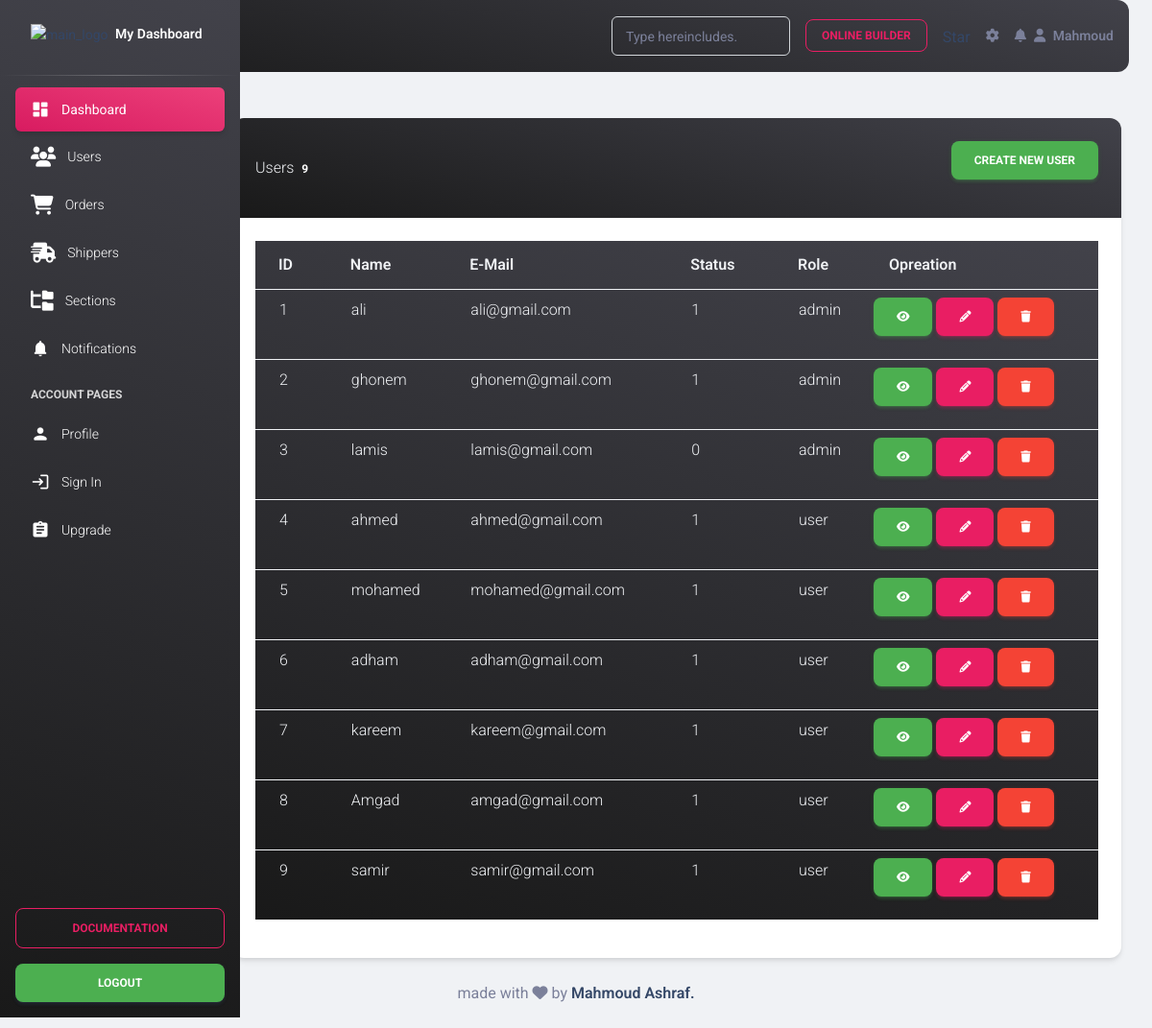
Page /Admin/users.php (signed in) on the committed database.
### tables this page shows
CREATE TABLE `users` (
  `user_id` int(11) NOT NULL,
  `user_name` varchar(255) NOT NULL,
  `email` varchar(255) NOT NULL,
  `password` varchar(255) DEFAULT NULL,
  `role` enum('admin','user') NOT NULL,
  `status` enum('0','1') NOT NULL,
  `created_at` timestamp NOT NULL DEFAULT current_timestamp() ON UPDATE current_timestamp()
);

### Admin/users.php (the view, shortened to what this page needs)
<?php
include('includes/temp/header.php');
include('includes/db/db.php');
include('includes/temp/navbar.php');
if (isset($_SESSION['mans'])) {
    $statment = $connect->prepare("SELECT * FROM users");
    $statment->execute();
    $usercount = $statment->rowCount();
    $result = $statment->fetchAll();
    $page = "All";
    if (isset($_GET['page'])) {
        $page = $_GET['page'];
    } else {
        $page = "All";
    }
    if ($page == "All"){
      ?>
      <div class="container mt-5">
          <div class="row " >
              <div style="margin-left: 200px;" class="col-md-10 ">
                  <div class="card ">
                      <div class="card-header bg-gradient-dark text-light d-flex justify-content-between align-items-center">
                          <div>
                              Users <span class="badge badge-primary ml-1 p-1"> <?php echo $usercount ?></span>
                          </div>
                          <a href="?page=create" class="btn btn-success">Create New User</a>
                      </div>
                      <div class="card-body">
                          <table class="table bg-gradient-dark text-light">
                              <thead>
                                  <tr>
                                      <th scope="col">ID</th>
                                      <th scope="col">Name</th>
                                      <th scope="col">E-mail</th>
                                      <th scope="col">Status</th>
                                      <th scope="col">Role</th>
                                      <th scope="col">Opreation</th>
                                  </tr>
                              </thead>
                              <tbody>
                                  <?php
                                  if ($usercount>0) {
                                      foreach ($result as $item) {
                                  ?>
                                          <tr>
                                              <td style="padding-left:25px;" scope="row"><?php echo $item['user_id'] ?></td>
                                              <td style="padding-left:25px;"><?php echo $item['user_name'] ?></td>
                                              <td style="padding-left:25px;"><?php echo $item['email'] ?></td>
                                              <td style="padding-left:25px;"><?php echo $item['status'] ?></td>
                                              <td style="padding-left:25px;"><?php echo $item['role'] ?></td>
                                              <td>
                                                  <a href="?page=show&user_id=<?php echo $item['user_id'] ?>" class="btn btn-success">
                                                      <i class="fa-solid fa-eye"></i>
                                                  </a>
                                                  <a href="?page=edit&user_id=<?php echo $item['user_id'] ?>" class="btn btn-primary">
                                                      <i class="fa-solid fa-pencil"></i>
                                                  </a>
                                                  <a href="?page=delete&user_id=<?php echo $item['user_id'] ?>" class="btn btn-danger">
                                                      <i class="fa-solid fa-trash"></i>
                                                  </a>
                                              </td>
                                          </tr>
                                  <?php
                                      }
                                  }
                                  ?>
                              </tbody>
                          </table>
                      </div>
                  </div>
              </div>
          </div>
      </div>
  <?php
    }else if ($page == "show"){
        $user_id = "";
        if (isset($_GET['user_id'])) {
            $user_id = $_GET['user_id'];
        } else {
            $user_id = "";
        }
        $statment = $connect->prepare("SELECT * from users where user_id=? limit 1");
        $statment->execute(array($user_id));
        $usercount = $statment->rowCount();
        $result = $statment->fetch();
    ?>
        <div class="container mt-5 ">
            <div class="row">
                <div style="margin-left: 200px;" class="col-md-10">
                    <div class="card">
                        <div class="card-header bg-gradient-dark  text-light">
                            Users <span class="badge badge-primary ml-1 p-1"> <?php echo $usercount ?></span>
                        </div>
                        <div class="card-body">
                            <table class="table bg-gradient-dark text-light">
                                <thead>
                                    <tr>
                                        <th scope="col">ID</th>
                                        <th scope="col">Name</th>
                                        <th scope="col">E-mail</th>
                                        <th scope="col">Status</th>
                                        <th scope="col">Role</th>
                                        <th scope="col">Opreation</th>
                                    </tr>
                                </thead>
                                <tbody>
                                    <?php
                                    if ($usercount > 0) {
                                    ?>
                                        <tr>
                                            <td scope="row"><?php echo $result['user_id'] ?></td>
                                            <td><?php echo $result['user_name'] ?></td>
                                            <td><?php echo $result['email'] ?></td>
                                            <td><?php echo $result['status'] ?></td>
                                            <td><?php echo $result['role'] ?></td>
                                            <td>
                                                <a href="?page=All" class="btn btn-success">
                                                    <i class="fa-solid fa-home"></i>
                                                </a>
                                            </td>
                                        </tr>
                                    <?php
                                    }
                                    ?>
                                </tbody>
                            </table>
                        </div>
                    </div>
                </div>
            </div>
        </div>
    <?php
    } else if ($page == "delete") {
        $user_id = "";
        if (isset($_GET['user_id'])) {
            $user_id = $_GET['user_id'];
        } else {
            $user_id = "";
        }
        $statment = $connect->prepare("DELETE FROM users WHERE user_id=?");
        $statment->execute(array($user_id));
        header("Location:users.php?page=All");
    } else if ($page == "edit") {
        $user_id = "";
        if (isset($_GET['user_id'])) {
            $user_id = $_GET['user_id'];
        } else {
            $user_id = "";
        }
        $statment = $connect->prepare("SELECT * FROM users WHERE user_id=? limit 1");
        $statment->execute(array($user_id));
        $result = $statment->fetch();
    ?>
        <div class="container mt-5">
            <div class="row" >
                <div  style="margin-left: 300px;" class="col-md-10 ">
                    <form  method="post" action="?page=save-update">
                        <input type="hidden" value="<?php echo $result['user_id'] ?>" name="old_id">
                        <div  class="form-group" style="width: 70%;">
                            <label>ID</label>
                            <input style="border: 1px solid #aaa;" type="text" class="form-control p-2" name="id" value="<?php echo $result['user_id'] ?>">
                        </div>
                        <div class="form-group" style="width: 70%;">
                            <label> Name</label>
                            <input style="border: 1px solid #aaa;" type="text" class="form-control p-2" name="user_name" value="<?php echo $result['user_name'] ?>">
                        </div>
                        <div class="form-group" style="width: 70%;">
                            <label>email</label>
                            <input style="border: 1px solid #aaa;" type="email" class="form-control  p-2" name="email" value="<?php echo $result['email'] ?>">
                        </div>
                        <div class="form-group" style="width: 70%;">
                            <label>Status</label>
                            <select name="status" class="form-control  p-2" style="border: 1px solid #aaa;">
                                <?php
                                if ($result['status'] == 1) {
                                ?>
                                    <option value="0">Block</option>
                                    <option value="1" selected>Active</option>
                                <?php
                                } else {
                                ?>
                                    <option value="0" selected>Block</option>
                                    <option value="1">Active</option>
                                <?php
                                }
                                ?>
                            </select>
                        </div>
                        <div class="form-group" style="width: 70%;">
                            <label>Role</label>
                            <select name="role" class="form-control  p-2" style="border: 1px solid #aaa;">
                                <?php
                                if ($result['role'] == "admin") {
                                ?>
                                    <option value="user">USER</option>
                                    <option value="admin" selected>ADMIN</option>
                                <?php
                                } else {
                                ?>
                                    <option value="user" selected>USER</option>
                                    <option value="admin">ADMIN</option>
                                <?php
                                }
                                ?>
                            </select>
                        </div>
                        <button type="submit" class="btn btn-primary btn-block mt-4" name="submit-update">Edit</button>
                    </form>
                </div>
            </div>
        </div>
    <?php
    } else if ($page == "save-update") {
        if ($_SERVER['REQUEST_METHOD'] == "POST") {
            if (isset($_POST['submit-update'])) {
                $old_id = $_POST['old_id'];
                $new_id = $_POST['id'];
                $user= $_POST['user_name'];
                $email = $_POST['email'];
                $status = $_POST['status'];
                $role = $_POST['role'];
                try {
                $statment = $connect->prepare("UPDATE users set
                user_id=?,
                user_name = ?,
                email=?,
                `status`=?,
                `role`=?
                where user_id=?
                ");
                    $statment->execute(array($new_id, $user, $email, $status, $role, $old_id));
                    echo "<h2 class='alert alert-success text-center'>Update Successfully</h2>";
                    header("Refresh:3;url=users.php");
                } catch (PDOException $e) {
                    echo "<h2 class='alert alert-danger text-center'>Your ID Used Before</h2>";
                    header("Refresh:3;url=users.php?page=edit&user_id=$old_id");
                }
            }
        }
    } else if ($page == "create") {
    ?>
        <div class="container mt-5">
            <div class="row">
                <div style="margin-left: 300px;" class="col-md-10">
                    <form method="post" action="?page=save-create">
                        <div class="form-group" style="width: 70%;">
                            <label>ID</label>
                            <input style="border: 1px solid #aaa;" type="text" class="form-control p-2" name="id" value="<?php
                             if(isset($_SESSION['ahmed'])){
                              echo $_SESSION['ahmed'];
                              unset($_SESSION['ahmed']);}?>">
                        </div>
                        <div class="form-group" style="width: 70%;">
                            <label>User Name</label>
                            <input style="border: 1px solid #aaa;" type="text" class="form-control p-2" name="user_name" value="<?php
                            if(isset($_SESSION['user_name'])){
                                echo $_SESSION['user_name'];
                                unset($_SESSION['user_name']);
                            }
                            ?>">
                        </div>
                        <div class="form-group" style="width: 70%;">
                            <label>Password</label>
                            <input type="password" class="form-control p-2" name="pass" style="border: 1px solid #aaa;"
>
                        </div>
                        <div class="form-group" style="width: 70%;">
                            <label>email</label>
                            <input type="email" class="form-control p-2" name="email" style="border: 1px solid #aaa;"
>
                        </div>
                        <div class="form-group" style="width: 70%;">
                            <label>Status</label>
                            <select name="status" class="form-control p-2" style="border: 1px solid #aaa;"
>
                                <option value="0">Block</option>
                                <option value="1">Active</option>
                            </select>
                        </div>
                        <div class="form-group" style="width: 70%;">
                            <label>Role</label>
                            <select name="role" class="form-control p-2" style="border: 1px solid #aaa;"
>
                                <option value="user">USER</option>
                                <option value="admin">ADMIN</option>
                            </select>
                        </div>
                        <button type="submit" class="btn btn-primary btn-block mt-4" name="submit-create">Create New Customer</button>
                    </form>
                </div>
            </div>
        </div>
    <?php
    } else if ($page == "save-create"){
        if ($_SERVER['REQUEST_METHOD'] == "POST") {
            if (isset($_POST['submit-create'])) {
                $id = $_POST['id'];
                $user = $_POST['user_name'];
                $email = $_POST['email'];
                $pass = $_POST['pass'];
                $hashPassword = sha1($pass);
                $role = $_POST['role'];
                $status = $_POST['status'];
                try{
                    $statment = $connect->prepare("INSERT INTO users
                    (user_id, user_name, email, `password`,`role`,`status`)
                    values(?,?,?,?,?,?)
                    ");
                    $statment->execute(array($id, $user, $email, $hashPassword, $role, $status));
                    echo "<h2 class='alert alert-success text-center'>Created successfully</h2>";
                    header("Refresh:1;url=users.php");
                } catch (PDOException $e) {
                    echo "<h2 class='alert alert-danger text-center'>You Used This id Before</h2>";
                    $_SESSION['ahmed'] = "Insert Anthor Id";
                    $_SESSION['customer_name'] =$user ;
                    $_SESSION['email'] = $email;
                    $_SESSION['status'] = $status;
                    $_SESSION['role'] = $role;
                    header('Refresh:3;url=users.php?page=create');
                }
            }
        }
    }
    ?>
<?php
    include('includes/temp/footer.php');
} else {
    header("Location:login.php");
}
?>

### rows in the picture
users: user_id "1", user_name "ali", email "ali@gmail.com", status "1", role "admin"
users: user_id "2", user_name "ghonem", email "ghonem@gmail.com", status "1", role "admin"
users: user_id "3", user_name "lamis", email "lamis@gmail.com", status "0", role "admin"
users: user_id "4", user_name "ahmed", email "ahmed@gmail.com", status "1", role "user"
users: user_id "5", user_name "mohamed", email "mohamed@gmail.com", status "1", role "user"
users: user_id "6", user_name "adham", email "adham@gmail.com", status "1", role "user"
users: user_id "7", user_name "kareem", email "kareem@gmail.com", status "1", role "user"
users: user_id "8", user_name "Amgad", email "amgad@gmail.com", status "1", role "user"
users: user_id "9", user_name "samir", email "samir@gmail.com", status "1", role "user"

### other values in the picture
$usercount "9"
